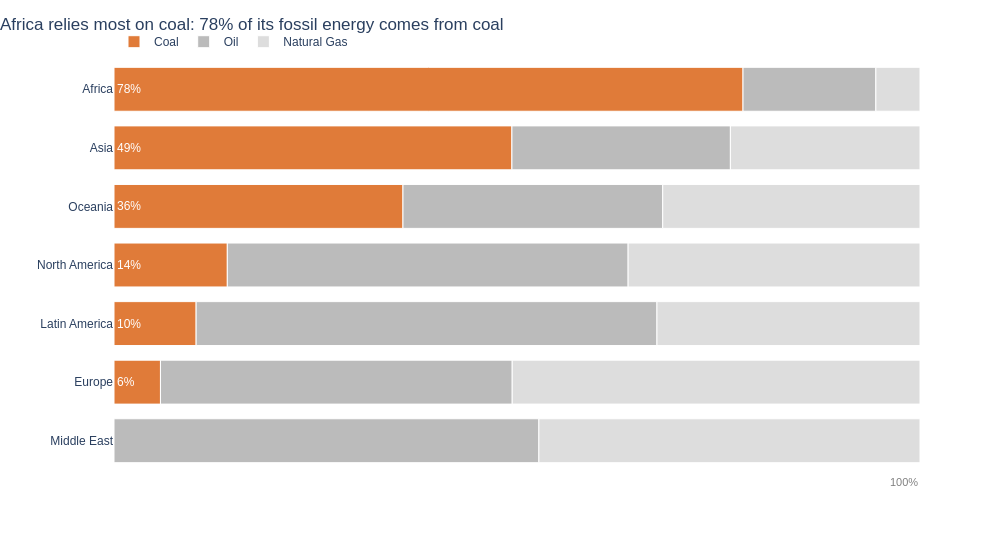

Here is the notebook cell this chart was saved with:
### Markdown cell above
## Task 3 — 100% stacked bar: which region relies most on coal?

**What to build:** A horizontal 100% stacked bar chart showing, for each **Region**, how its fossil energy splits between Coal, Oil and Natural Gas. This is the **same data as your Task 1 treemap**, visualised a second way.

**Requirements:**
- Reuse `df_fossil` from Task 1; aggregate TWh by `Region` × `Source` and convert to **shares of each region's fossil total**
- Horizontal bars, regions **sorted by coal share** (highest at the top)
- Coal is the segment on the baseline (first in `category_orders`) and the **only coloured segment** — keep it the same colour as in Task 1; Oil and Natural Gas in two greys
- Percentage labels on the coal segments only
- Insight title naming the most coal-dependent region and its coal share

> 💡 `df.groupby('Region')['TWh'].transform('sum')` gives each row its region total

### Code cell
# Task 3
# YOUR CODE HERE

region_mix = (df_fossil.groupby(['Region', 'Source'])['TWh'].sum()
                       .unstack(fill_value=0)        
                       .stack().rename('TWh').reset_index())
region_mix['Share'] = region_mix['TWh'] / region_mix.groupby('Region')['TWh'].transform('sum')

coal = region_mix.loc[region_mix['Source'] == 'Coal'].sort_values('Share', ascending=False)
region_order = coal['Region'].tolist()
top_coal_region, top_coal_share = coal.iloc[0]['Region'], coal.iloc[0]['Share']

region_mix['Label'] = np.where((region_mix['Source'] == 'Coal') & (region_mix['Share'] > 0),
                               region_mix['Share'].map('{:.0%}'.format), '')

coal_accent = {
    'Coal':        fossil_colors['Coal'],   
    'Oil':         '#BBBBBB',              
    'Natural Gas': '#DDDDDD',             
}

fig = px.bar(
    region_mix,
    x='Share', y='Region',
    orientation='h',
    color='Source',
    text='Label',
    color_discrete_map=coal_accent,
    category_orders={'Region': region_order,
                     'Source': ['Coal', 'Oil', 'Natural Gas']},   
    labels={'Share': 'Share of fossil energy', 'Source': 'Fossil source'},
    hover_data={'Label': False, 'Share': ':.0%', 'TWh': ':,.0f'},
    height=550, width=1000,
    template='plotly_white',
)

fig.update_traces(
    textposition='inside', insidetextanchor='start',
    textfont=dict(color='white', size=12),
    marker_line_color='white', marker_line_width=1,
)

fig.update_layout(
    title=dict(text=f'{top_coal_region} relies most on coal: {top_coal_share:.0%} of its fossil energy comes from coal',
               x=0, xanchor='left'),
    font=dict(family='Arial', size=12),
    bargap=0.25,
    legend=dict(orientation='h', x=0, y=1.08, title=''),
    xaxis=dict(visible=False, range=[0, 1]),
    yaxis=dict(title=''),
)

fig.add_annotation(x=1, y=0, xref='x', yref='paper', xanchor='right', yanchor='top',
                   yshift=-4, text='100%', showarrow=False, font=dict(size=11, color='grey'))

fig.show()

### Figure 1 — Plotly figure (JSON) as saved in the notebook; plotly's stock layout.template omitted (floating-point values rounded to 4 significant figures)
{"data": [{"customdata": [["78%", 6727], ["49%", 17300.0], ["6%", 887], ["10%", 1261], ["", 0], ["14%", 1565], ["36%", 2919]], "hovertemplate": "Fossil source=Coal<br>Share of fossil energy=%{x:.0%}<br>Region=%{y}<br>TWh=%{customdata[1]:,.0f}<extra></extra>", "insidetextanchor": "start", "legendgroup": "Coal", "marker": {"color": "#E07B39", "line": {"color": "white", "width": 1}, "pattern": {"shape": ""}}, "name": "Coal", "orientation": "h", "showlegend": true, "text": ["78%", "49%", "6%", "10%", "", "14%", "36%"], "textfont": {"color": "white", "size": 12}, "textposition": "inside", "type": "bar", "x": [0.7804, 0.4937, 0.05765, 0.1019, 0.0, 0.1406, 0.3585], "xaxis": "x", "y": ["Africa", "Asia", "Europe", "Latin America", "Middle East", "North America", "Oceania"], "yaxis": "y"}, {"customdata": [["", 1421], ["", 9500], ["", 6715], ["", 7076], ["", 5098], ["", 5535], ["", 2624]], "hovertemplate": "Fossil source=Oil<br>Share of fossil energy=%{x:.0%}<br>Region=%{y}<br>TWh=%{customdata[1]:,.0f}<extra></extra>", "insidetextanchor": "start", "legendgroup": "Oil", "marker": {"color": "#BBBBBB", "line": {"color": "white", "width": 1}, "pattern": {"shape": ""}}, "name": "Oil", "orientation": "h", "showlegend": true, "text": ["", "", "", "", "", "", ""], "textfont": {"color": "white", "size": 12}, "textposition": "inside", "type": "bar", "x": [0.1648, 0.2711, 0.4364, 0.5718, 0.5271, 0.4973, 0.3223], "xaxis": "x", "y": ["Africa", "Asia", "Europe", "Latin America", "Middle East", "North America", "Oceania"], "yaxis": "y"}, {"customdata": [["", 472], ["", 8244], ["", 7785], ["", 4039], ["", 4573], ["", 4031], ["", 2599]], "hovertemplate": "Fossil source=Natural Gas<br>Share of fossil energy=%{x:.0%}<br>Region=%{y}<br>TWh=%{customdata[1]:,.0f}<extra></extra>", "insidetextanchor": "start", "legendgroup": "Natural Gas", "marker": {"color": "#DDDDDD", "line": {"color": "white", "width": 1}, "pattern": {"shape": ""}}, "name": "Natural Gas", "orientation": "h", "showlegend": true, "text": ["", "", "", "", "", "", ""], "textfont": {"color": "white", "size": 12}, "textposition": "inside", "type": "bar", "x": [0.05476, 0.2352, 0.5059, 0.3264, 0.4729, 0.3621, 0.3192], "xaxis": "x", "y": ["Africa", "Asia", "Europe", "Latin America", "Middle East", "North America", "Oceania"], "yaxis": "y"}], "layout": {"annotations": [{"font": {"color": "grey", "size": 11}, "showarrow": false, "text": "100%", "x": 1, "xanchor": "right", "xref": "x", "y": 0, "yanchor": "top", "yref": "paper", "yshift": -4}], "bargap": 0.25, "barmode": "relative", "font": {"family": "Arial", "size": 12}, "height": 550, "legend": {"orientation": "h", "title": {"text": ""}, "tracegroupgap": 0, "x": 0, "y": 1.08}, "margin": {"t": 60}, "title": {"text": "Africa relies most on coal: 78% of its fossil energy comes from coal", "x": 0, "xanchor": "left"}, "width": 1000, "xaxis": {"anchor": "y", "domain": [0, 1], "range": [0, 1], "title": {"text": "Share of fossil energy"}, "visible": false}, "yaxis": {"anchor": "x", "categoryarray": ["Middle East", "Europe", "Latin America", "North America", "Oceania", "Asia", "Africa"], "categoryorder": "array", "domain": [0, 1], "title": {"text": ""}}}}
